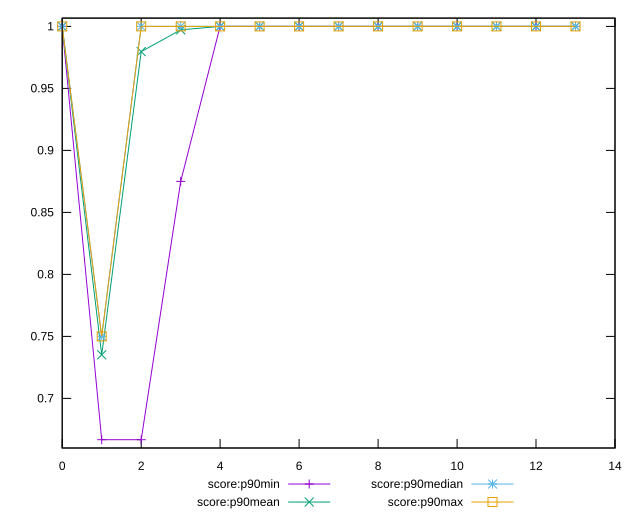

The gnuplot source for this figure:
reset

$scoreP90Min <<EOF
0 1
1 0.6666666666666666
2 0.875
3 1
4 1
5 1
6 1
7 1
8 1
9 1
10 1
11 1
12 1
13 1
EOF

$scoreP90Mean <<EOF
0 1
1 0.7362637362637363
2 0.9945054945054945
3 1
4 1
5 1
6 1
7 1
8 1
9 1
10 1
11 1
12 1
13 1
EOF

$scoreP90Median <<EOF
0 1
1 0.75
2 1
3 1
4 1
5 1
6 1
7 1
8 1
9 1
10 1
11 1
12 1
13 1
EOF

$scoreP90Max <<EOF
0 1
1 0.75
2 1
3 1
4 1
5 1
6 1
7 1
8 1
9 1
10 1
11 1
12 1
13 1
EOF

set key outside below
set xrange [0:13]
set yrange [0.6599999999999999:1.0066666666666666]
set terminal svg size 640, 520 enhanced background rgb 'white'
set output "report_00007_2020-12-11T15:55:29.892Z/unminified-css/progression/score.svg"

plot $scoreP90Min title "score:p90min" with linespoints, \
     $scoreP90Mean title "score:p90mean" with linespoints, \
     $scoreP90Median title "score:p90median" with linespoints, \
     $scoreP90Max title "score:p90max" with linespoints

reset
